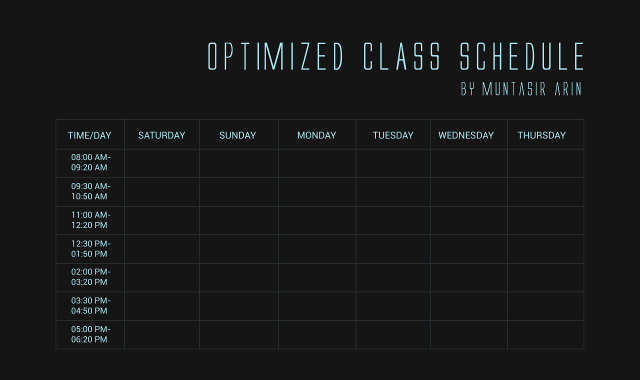
#> input picture 1.png, 1280 x 760 px (shown at 1/2 size)
$ python main.py
#> lines starting #> are read from the running program, lines starting #| are printed output that depends on the picture
### program.py
import json
import itertools
from PIL import Image, ImageDraw, ImageFont
#calculation algorithm


def day_calc(arr):
    new_arr = sorted(arr)
    total = 0
    for i in range(len(new_arr)-1):
        f= (new_arr[i+1]-new_arr[i])*2
        if f ==0:
            total+= 100000
            break
        else:
            total+= f
    return total

def week_calc(dict):
    total = 0
    for i in dict.values():
        total+= day_calc(i)+7
    return total

def week_main(arr):
    dict1= {}
    for i in arr:
        if i//100000!= 0 :
            if 6 not in dict1:
                dict1[6]=[]
            dict1[6]+= [i//100000]
        elif i//10000!= 0 :
            if 5 not in dict1:
                dict1[5]=[]
            dict1[5]+= [i//10000]
        elif i//1000!= 0 :
            if 4 not in dict1:
                dict1[4]=[]
            dict1[4]+= [i//1000]
        elif i//100!= 0 :
            if 3 not in dict1:
                dict1[3]=[]
            dict1[3]+= [i//100]
        elif i//10!= 0 :
            if 2 not in dict1:
                dict1[2]=[]
            dict1[2]+= [i//10]
        else :
            if 1 not in dict1:
                dict1[1]=[]
            dict1[1]+= [i]

    return week_calc(dict1)


#functions

def convert_to_int(input_string):
    day_dict = {'Sa': 1, 'Su': 10, 'Mo': 100, 'Tu': 1000, 'We': 10000, 'Th': 100000}
    num_dict = {'08': 1, '09': 2, '11': 3, '12': 4, '02': 5, '03': 6, '05': 7}
    day = input_string[:2]
    num = input_string[2:]
    if day in day_dict and num in num_dict:
        return day_dict[day] * num_dict[num]

def course_covert_ONE(data):
    course = {}
    for i in data:
        k= i[2].split()
        for j in range(len(k)):
            if j%3==0:
                if (int(i[1][:2])-1) not in course:
                    course[(int(i[1][:2])-1)]=[]
                course[(int(i[1][:2])-1)] += [convert_to_int(k[j][0:2]+ k[j][3:5])]
    return course

# [12 lines left out: function course_covert_ONE_online, not called in this run]

def course_covert_MANY(courses, available):
    #accessing data
    f = open('data.json')
    data = json.load(f)
    f.close()
    #--------------
    all_courses = {}
    if available:
        for i in courses:
            all_courses[i.upper()]= course_covert_ONE_online(data[i.upper()])
    else:
        for i in courses:
            all_courses[i.upper()]= course_covert_ONE(data[i.upper()])


    return all_courses

def find_best(courselist, filter, available, top):
    a = course_covert_MANY(courselist, available)
    if filter:
        del_list= []
        for key, value in filter.items():
            if key.upper() in a:
                for p,l in a[key.upper()].items():
                    if (p+1) not in value:
                        del_list.append((key.upper(),p))

        for s,d in del_list:
            del a[s][d]

    list1=[]
    for k, v in a.items():
        list1.append(list(v.keys()))

    z=list(itertools.product(*list1))
    test_dict={}
    for i in z :
        day = []
        for j in range(len(i)) :
            day+= a[courselist[j].upper()][i[j]]

        val= week_main(day)
        if val<100000:
            test_dict[i] = val

    sorted_list = sorted(test_dict.items(), key=lambda x:x[1] )

    return a, sorted_list[:top]


def draw_routine_ONE(data_list, input_image_path, output_image_path):
    # Define grid properties
    margin = 180
    grid_columns = 6
    grid_rows = 7

    # Open the input image
    image = Image.open(input_image_path)
    image_width, image_height = image.size

    # Calculate grid cell dimensions
    cell_width = 1+ (image_width - (2 * margin)) // grid_columns
    cell_height = (image_height - (2 * margin)) // grid_rows

    # Create a drawing context
    draw = ImageDraw.Draw(image)

    # Load a font to write the text
    font_path = "Roboto-Regular.ttf"  # Replace with the actual font file path
    font_size = 20
    font = ImageFont.truetype(font_path, font_size)

    # Iterate over the data list and draw each text on the image
    for data in data_list:
        location, text = data

        # Calculate the target cell based on the provided location
        column = len(location)-1
        row = int(location[0])-1

        # Calculate the coordinates of the cell's top-left corner
        x = 273 + (column * cell_width)
        y = 315 + (row * cell_height)

        # Write the text on the image at the calculated position
        draw.text((x, y), text, font=font, fill="#A6E6F7")

    # Save the modified image
    image.save(output_image_path)

def main_function(courselist, filter=None, available=False, top=5):
    a, base = find_best(courselist, filter, available, top)
#> (reads data.json from the repository)
    main_list =[]
    for z in base:
        listz= []
        b= z[0]
        for i in range(len(b)):
            k = a[courselist[i].upper()][b[i]]
            for kk in k:
                listz.append([str(kk) , courselist[i]+" ("+str(b[i]+1)+")" ])
        main_list.append(listz)
    count= 1
    for i in main_list:
        output= "output/Best "+str(count)+".png"
        draw_routine_ONE(i, "1.png", output)
#> in draw_routine_ONE, image is the input picture: PIL image 1280x760 RGBA; mean R, G, B, A 23.4, 24.5, 24.8, 255
#> in draw_routine_ONE, `image.save(output_image_path)`:
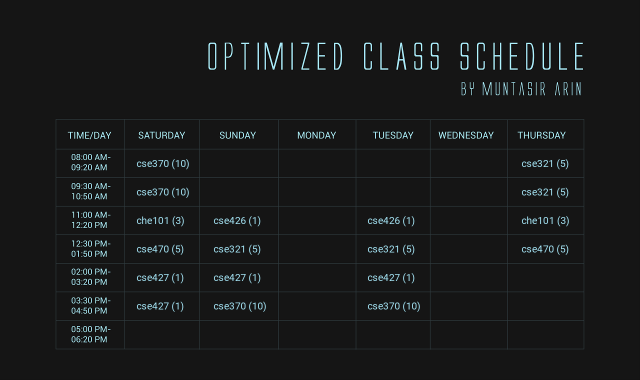
#> saved as Best 1.png: PIL image 1280x760 RGBA (shown at 1/2 size); mean R, G, B, A 24.5, 26.1, 26.4, 255
        count+=1


# [40 lines left out: function course_suggest, not called in this run]

### main.py
import program
import fetch

# fetch.start() or use realtime_fetch for getting data directly from usis

preferred_course= ["cse321", "cse370", "cse426", "cse427", "cse470", "che101"]
preferred_sections=None #{"mat215": [1,2]}
availability_check= False
must= None
# program.course_suggest(preferred_course, None, False, course_num=6,lab=2, top=100, must=must)
program.main_function(preferred_course, preferred_sections, availability_check, 20)
